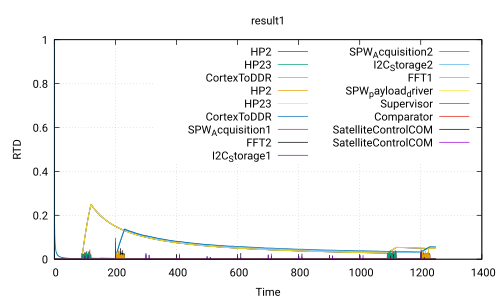

Write the gnuplot code that produced this figure.
 set title 'result1'
 set ylabel 'RTD'
 set xlabel 'Time'
 set grid
 set term pdf
 set output 'Use_case_DoubleCamera_Safety.ATIPPIC.executable200.0_0.0.pdf'
 plot 'Use_case_DoubleCamera_Safety.ATIPPIC.executable200.0_0.0.csv' using 1:2 with lines title 'HP2','Use_case_DoubleCamera_Safety.ATIPPIC.executable200.0_0.0.csv' using 1:3 with lines title 'HP23','Use_case_DoubleCamera_Safety.ATIPPIC.executable200.0_0.0.csv' using 1:4 with lines title 'CortexToDDR','Use_case_DoubleCamera_Safety.ATIPPIC.executable200.0_0.0.csv' using 1:5 with lines title 'HP2','Use_case_DoubleCamera_Safety.ATIPPIC.executable200.0_0.0.csv' using 1:6 with lines title 'HP23','Use_case_DoubleCamera_Safety.ATIPPIC.executable200.0_0.0.csv' using 1:7 with lines title 'CortexToDDR','Use_case_DoubleCamera_Safety.ATIPPIC.executable200.0_0.0.csv' using 1:8 with lines title 'SPW_Acquisition1','Use_case_DoubleCamera_Safety.ATIPPIC.executable200.0_0.0.csv' using 1:9 with lines title 'FFT2','Use_case_DoubleCamera_Safety.ATIPPIC.executable200.0_0.0.csv' using 1:10 with lines title 'I2C_Storage1','Use_case_DoubleCamera_Safety.ATIPPIC.executable200.0_0.0.csv' using 1:11 with lines title 'SPW_Acquisition2','Use_case_DoubleCamera_Safety.ATIPPIC.executable200.0_0.0.csv' using 1:12 with lines title 'I2C_Storage2','Use_case_DoubleCamera_Safety.ATIPPIC.executable200.0_0.0.csv' using 1:13 with lines title 'FFT1','Use_case_DoubleCamera_Safety.ATIPPIC.executable200.0_0.0.csv' using 1:14 with lines title 'SPW_payload_driver','Use_case_DoubleCamera_Safety.ATIPPIC.executable200.0_0.0.csv' using 1:15 with lines title 'Supervisor','Use_case_DoubleCamera_Safety.ATIPPIC.executable200.0_0.0.csv' using 1:16 with lines title 'Comparator','Use_case_DoubleCamera_Safety.ATIPPIC.executable200.0_0.0.csv' using 1:17 with lines title 'SatelliteControlCOM','Use_case_DoubleCamera_Safety.ATIPPIC.executable200.0_0.0.csv' using 1:18 with lines title 'SatelliteControlCOM'
